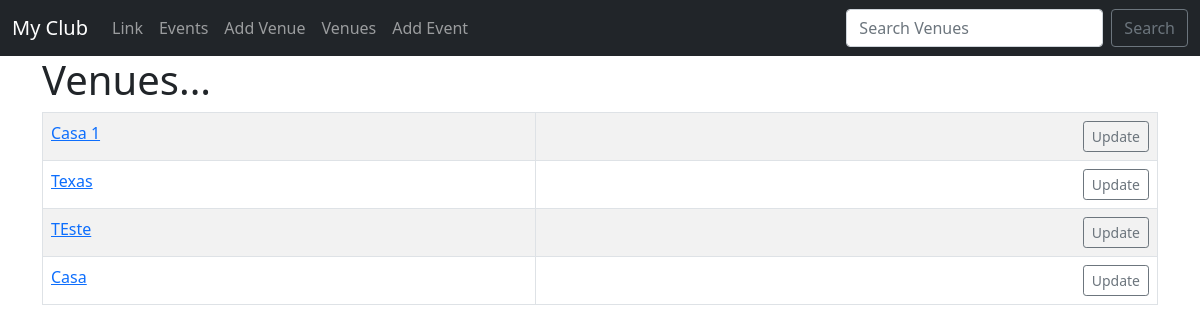
Page /list_venues/ on the committed database.
### events/models.py (models this page shows)
class Venue(models.Model):
    name = models.CharField("Venue name", max_length=120)
    address = models.CharField(max_length=300)
    zip_code = models.CharField('Zip code', max_length=15)
    phone = models.CharField('contactphone', max_length=25)
    web = models.URLField('Website Adress' )
    email_address = models.EmailField('Email address', blank=True)
    def __str__(self):
        return self.name

### events/views.py (the view)
# urls.py: path('list_venues/', views.list_venues, name="list-venues"),#Vai para lista de venues
def list_venues(request):
    venue_list = Venue.objects.all()#Puxa todos os dados q estao no banco de dados conforme a tabela
    context = {
        "venue_list": venue_list
    }
    return render(request, 'events/venue.html', context)

### events/templates/events/venue.html
{% extends 'events/base.html' %}
{% block content %}
    <h1>Venues...</h1>
    <table class="table table-striped table-hover table-bordered">
        {% for venue in venue_list %}
        <tr>
            <td><a href="{% url 'show-venue' venue.id %}">{{ venue }}</a> <br></td>
            <td align="right"><a href="{% url 'update-venue' venue.id %}" class="btn btn-outline-secondary btn-sm">Update</a> </td>
        </tr>
        {% endfor %}
    </table>
{% endblock %}

### rows in the picture
Venue: name "Casa 1"
Venue: name "Texas"
Venue: name "TEste"
Venue: name "Casa"
